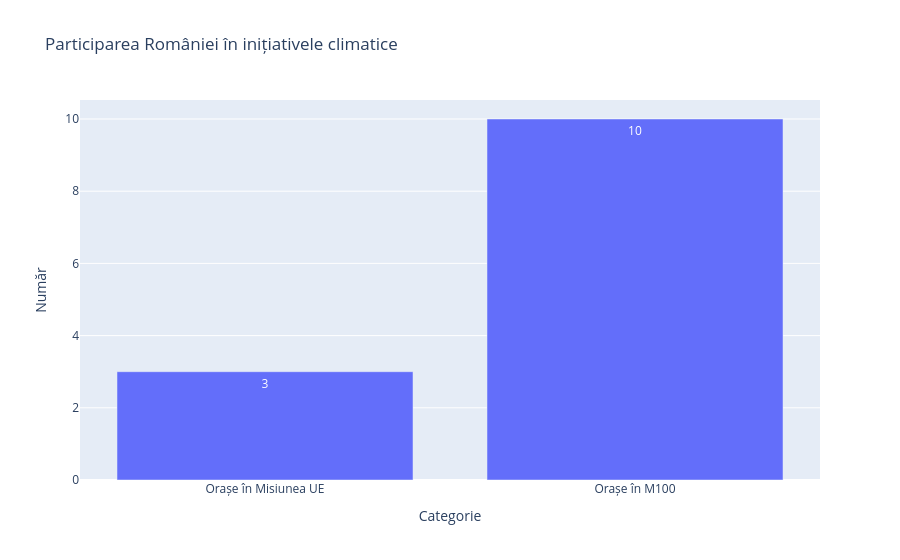

Notebook cell for this chart:
### Markdown cell above
**Surse**
- https://m100.ro/

### Code cell
import pandas as pd
import plotly.express as px

df = pd.DataFrame({
    "Categorie": ["Orașe în Misiunea UE", "Orașe în M100"],
    "Număr": [3, 10]
})

fig = px.bar(df, x="Categorie", y="Număr", text="Număr",
             title="Participarea României în inițiativele climatice")

fig.show()

### Figure 1 — Plotly figure (JSON) as saved in the notebook; plotly's stock layout.template omitted (floating-point values rounded to 4 significant figures)
{"data": [{"hovertemplate": "Categorie=%{x}<br>Număr=%{text}<extra></extra>", "legendgroup": "", "marker": {"color": "#636efa", "pattern": {"shape": ""}}, "name": "", "orientation": "v", "showlegend": false, "text": [3.0, 10.0], "textposition": "auto", "type": "bar", "x": ["Orașe în Misiunea UE", "Orașe în M100"], "xaxis": "x", "y": [3, 10], "yaxis": "y"}], "layout": {"barmode": "relative", "legend": {"tracegroupgap": 0}, "title": {"text": "Participarea României în inițiativele climatice"}, "xaxis": {"anchor": "y", "domain": [0, 1], "title": {"text": "Categorie"}}, "yaxis": {"anchor": "x", "domain": [0, 1], "title": {"text": "Număr"}}}}
